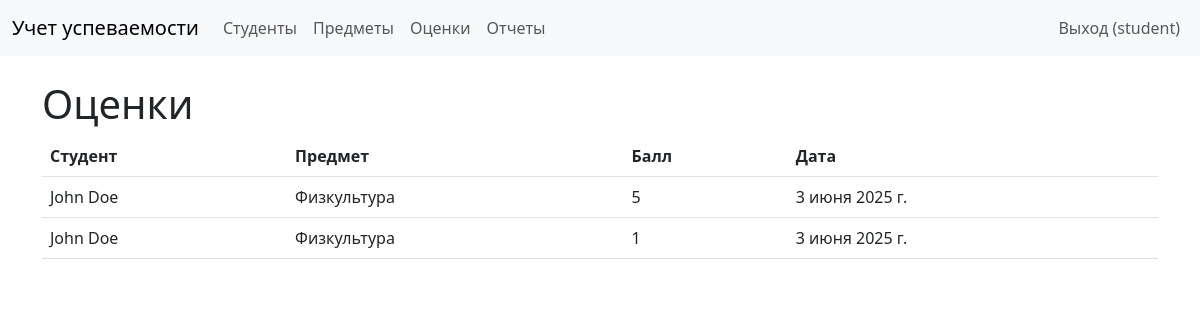
Page /grades/ (signed in) on the earlier database version.
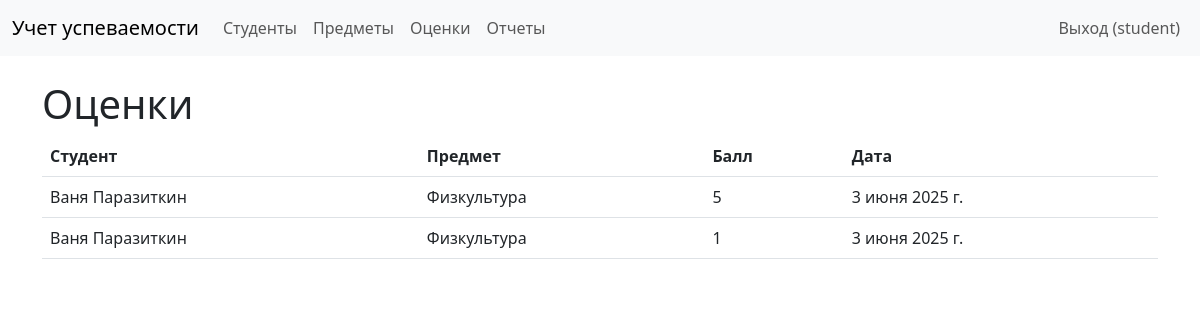
Same page on the later database version.
### performance/models.py (models this page shows, shortened)
class Grade(models.Model):
    student = models.ForeignKey(Student, on_delete=models.CASCADE, related_name='grades')  # Связь со студентом
    subject = models.ForeignKey(Subject, on_delete=models.CASCADE, related_name='grades')  # Связь с предметом
    score = models.IntegerField()  # Оценка (например, от 0 до 100)
    date = models.DateField(auto_now_add=True)  # Дата выставления оценки

class Student(models.Model):
    user = models.OneToOneField(User, on_delete=models.CASCADE)  # Связь с моделью User
    first_name = models.CharField(max_length=100)  # Имя студента
    last_name = models.CharField(max_length=100)  # Фамилия студента
    group = models.CharField(max_length=50)  # Группа студента
    def __str__(self):
        return f"{self.first_name} {self.last_name}"

class Subject(models.Model):
    name = models.CharField(max_length=100)  # Название предмета
    description = models.TextField(blank=True)  # Описание предмета (опционально)
    def __str__(self):
        return self.name

### performance/views.py (the view)
# urls.py: path('grades/', views.grade_list, name='grade_list'),
@login_required
def grade_list(request):
    if is_student(request.user):
        try:
            student = Student.objects.get(user=request.user)
            grades = Grade.objects.filter(student=student)
        except Student.DoesNotExist:
            grades = []
    else:
        grades = Grade.objects.all()
    return render(request, 'performance/grade_list.html', {'grades': grades})

### performance/templatetags/performance_tags.py (called while the page is built)
@register.filter
def has_group(user, group_name):
    return user.groups.filter(name=group_name).exists()

### performance/views.py (called while the page is built)
def is_student(user):
    return user.groups.filter(name='Students').exists()

### templates/performance/grade_list.html (shortened to what this page needs)
{% extends 'base.html' %}
{% load performance_tags %}
{% block content %}
    <h1>Оценки</h1>
    <table class="table">
        <thead>
            <tr>
                <th>Студент</th>
                <th>Предмет</th>
                <th>Балл</th>
                <th>Дата</th>
            </tr>
        </thead>
        <tbody>
            {% for grade in grades %}
                <tr>
                    <td>{{ grade.student }}</td>
                    <td>{{ grade.subject }}</td>
                    <td>{{ grade.score }}</td>
                    <td>{{ grade.date }}</td>
                </tr>
            {% empty %}
                <tr><td colspan="5">Оценки не найдены.</td></tr>
            {% endfor %}
        </tbody>
    </table>
{% endblock %}

Differences in the rows shown:
changed through a linked row, Grade (number 1 of 2 on the later page): student "John Doe" → "Ваня Паразиткин"
changed through a linked row, Grade (number 2 of 2 on the later page): student "John Doe" → "Ваня Паразиткин"
